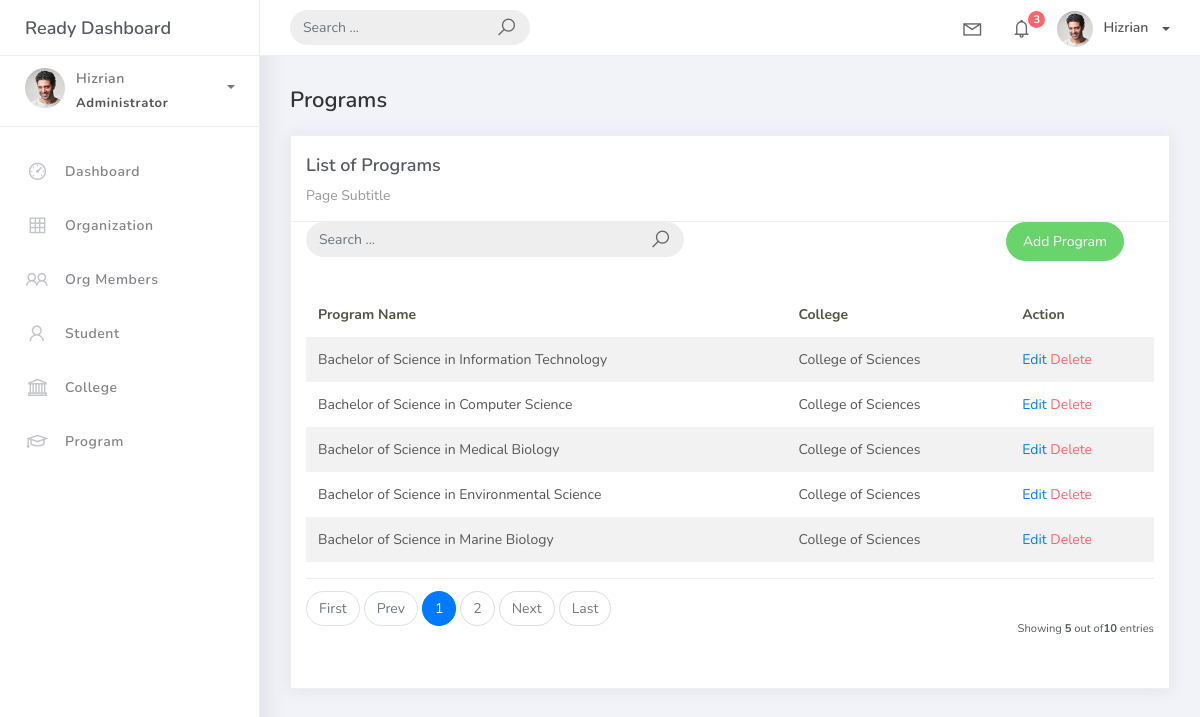
The page /program_list on the database its author committed.
### studentorg/models.py (models this page shows, shortened)
class BaseModel(models.Model):
    created_at = models.DateTimeField(auto_now_add=True, db_index=True)
    updated_at = models.DateTimeField(auto_now=True)
    class Meta:
        abstract = True

class Program(BaseModel):
    prog_name = models.CharField(max_length=150)
    college = models.ForeignKey(College, on_delete=models.CASCADE)

class College(BaseModel):
    college_name = models.CharField(max_length=150)
    def __str__(self):
        return self.college_name

### studentorg/views.py (the view)
# urls.py: path('program_list', ProgramList.as_view(), name='program-list'),
class ProgramList(ListView):
    model = Program
    context_object_name = 'program'
    template_name = 'program_list.html'
    paginate_by = 5
    def get_queryset(self, *args, **kwargs):
        qs = super(ProgramList, self).get_queryset(*args, **kwargs)
        if self.request.GET.get("q") != None:
            query = self.request.GET.get('q')
            qs = qs.filter(Q(prog_name__icontains=query) |
                            Q(college__college_name__icontains=query))
        return qs

### templates/program_list.html
{% extends 'base.html' %}
{% load static %}
{% block content %}
<div class="content">
    <div class="container-fluid">
        <h4 class="page-title">Programs</h4>
        <div class="row">
            <div class="col-md-12">
                <div class="card">
                    <div class="card-header">
                        <div class="card-title">List of Programs</div>
                        <div class="card-category">Page Subtitle</div>
                    </div>
                    <div class="col-md-12 row">
                        <div class="col-md-6">
                            <form class="navbar-left navbar-form nav-search mr-md-3" action="{% url 'program-list' %}">
                                <div class="input-group">
                                    <input type="text" placeholder="Search ..." class="form-control" name="q" />
                                    <div class="input-group-append">
                                        <span class="input-group-text">
                                            <i class="la la-search search-icon"></i>
                                        </span>
                                    </div>
                                </div>
                            </form>
                        </div>
                        <div class="col-md-6">
                            <div class="pull-right">
                                <a href="{% url 'program-add' %}" class="btn btn-success btn-rounded">Add Program</a>
                            </div>
                        </div>
                    </div>
                    <div class="card-body">
                        <table class="table table-striped mt-3">
                            <thead>
                                <tr>
                                    <th scope="col">Program Name</th>
                                    <th scope="col">College</th>
                                    <th scope="col">Action</th>
                                </tr>
                            </thead>
                            <tbody>
                                {% for object in object_list %}
                                <tr>
                                    <td>{{ object.prog_name }}</td>
                                    <td>{{ object.college }}</td>
                                    <td>
                                        <a href="program_list/{{ object.id }}">Edit</a>
                                        <a href="program_list/{{ object.id }}/delete" class="text-danger">Delete</a>
                                    </td>
                                </tr>
                                {% empty %}
                                <tr>
                                    <td colspan="4" style="text-align: center;">
                                        <p class="text-sm font-weight-bold mb-0">No Records Found</p>
                                    </td>
                                </tr>
                                {% endfor %}
                            </tbody>
                        </table>
                        {% include 'includes/pagination.html' %}
                    </div>
                </div>
            </div>
        </div>
    </div>
</div>
{% endblock %}

### rows shown on the page
Program: prog_name "Bachelor of Science in Information Technology", college "College of Sciences"
Program: prog_name "Bachelor of Science in Computer Science", college "College of Sciences"
Program: prog_name "Bachelor of Science in Medical Biology", college "College of Sciences"
Program: prog_name "Bachelor of Science in Environmental Science", college "College of Sciences"
Program: prog_name "Bachelor of Science in Marine Biology", college "College of Sciences"

### other values the page prints
{{ page_num }} "1"
{{ page_num }} "2"
{{ object_list.count }} "5"
{{ paginator.count }} "10"
